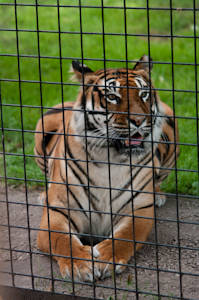
%> input picture matlabcode/images/tigre.jpg, 199 x 300 px
$ octave main_vincy.m   (GNU Octave 9; MATLAB toolbox functions it lacks are replaced by stand-ins)
%> lines starting %> are read from the running program, lines starting %| are printed output that depends on the picture; in (x1, y1, x2, y2) boxes, pixels count from 0 and x2, y2 are one past the last pixel; in counts of white or black regions, pixels touching at a corner belong together; the program's own positions count from 1
### matlabcode/load_image.m
function [img,img_gray] = load_image(image,scale)
%> called with image = 'tigre.jpg', scale = 512
addpath('images')
img_big = imread(image);
%> img_big is the input picture: size 300x199x3 uint8; mean R, G, B 98.2, 102.9, 65.6

img_gray_big = rgb2gray(img_big);
[h,v] = size(img_gray_big);
if h>v
    img_crop = img_big(1:v,:,:);
    img_gray_crop = img_gray_big(1:v,:,:);
else
    img_crop = img_big(:,1:h,:);
    img_gray_crop = img_gray_big(:,1:h,:);
end

img = zeros(scale,scale,3,'uint8');
for i = 1:3
    img(:,:,i)= imresize(img_crop(:,:,i),[scale,scale]);
end
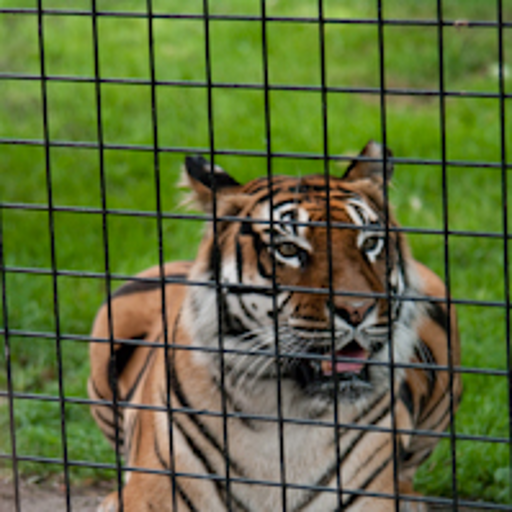
%> img: size 512x512x3 uint8; mean R, G, B 95.1, 109.3, 57.6
img_gray = imresize(img_gray_crop,[scale,scale]);
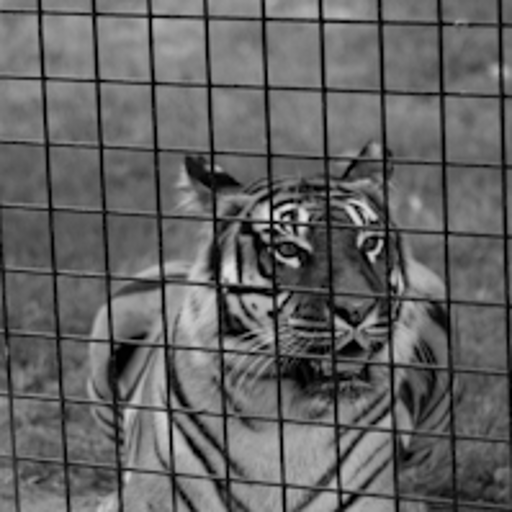
%> img_gray: size 512x512 uint8; min 0, max 229, mean 99.1

### matlabcode/Hough_basic2.m
function [H_rot,Hbin_rot,theta_rot,rho,peaks_rot,offset] = Hough_basic2(img_bin,res)
% Parameters corresponding to the resolution
switch res
    case 128
        Nlines_to_detect = 10;
        threshold_hough = 0.4;
        theta_prec = 0.4;
    case 256
        Nlines_to_detect = 10;
        threshold_hough = 0.4;
        theta_prec = 0.2;
    case 512
        Nlines_to_detect = 40;
        threshold_hough = 0.5;
        theta_prec = 0.1;
    case 1024
        Nlines_to_detect = 80;
        threshold_hough = 0.5;
        theta_prec = 0.05;
    case 2048
        Nlines_to_detect = 160;
        threshold_hough = 0.5;
        theta_prec = 0.025;
end

% Classic Hough Transform
[H, theta, rho] = hough(img_bin,'RhoResolution',1,'Theta',-90:theta_prec:89.5);

peaks = houghpeaks(H, Nlines_to_detect,'Threshold',threshold_hough*max(H(:)));

Hbin = zeros(size(H)); mask = peaks(:,1) + size(H,1)*(peaks(:,2)-1); Hbin(mask) = 255;

% Rotation to get the best window in theta
band = 10;
[~, offset] = window_opt(Hbin, band);

H_rot = circshift(H,[0,offset]);
mid = size(H_rot,1)/2;
for j = 1:offset
    for i = 1:size(H_rot,1)/2
        a = H_rot(i,j);
        H_rot(i,j) = H_rot(2*mid - i,j);
        H_rot(2*mid - i,j) = a;
    end
end

theta_rot = theta - (theta(offset)+90+theta_prec);

peaks_rot = houghpeaks(H_rot, Nlines_to_detect,'Threshold',threshold_hough*max(H(:)));

Hbin_rot = zeros(size(H)); mask = peaks_rot(:,1) + size(H,1)*(peaks_rot(:,2)-1); Hbin_rot(mask) = 255;


% Vizualisation
Hviz = H;
% Hviz = imresize(H,[size(H,2),size(H,2)]);
Hviz = 255*(Hviz - min(min(Hviz))*ones(size(Hviz)))/(max(max(Hviz))-min(min(Hviz)));
figure('name','HoughTransform')
imshow(uint8(Hviz)), hold on;

peaksviz = peaks;
% peaksviz(:,1) = floor(peaks(:,1)*(size(H,2)/size(H,1)));
x = peaksviz(:,2); y = peaksviz(:,1);
plot(x,y,'s','color','red');

Hviz_rot = H_rot;
% Hviz_rot = imresize(H_rot,[size(H_rot,2),size(H_rot,2)]);
Hviz_rot = 255*(Hviz_rot - min(min(Hviz_rot))*ones(size(Hviz_rot)))/(max(max(Hviz_rot))-min(min(Hviz_rot)));
figure('name','Rotated HoughTransform')
imshow(uint8(Hviz_rot)), hold on;

peaksviz_rot = peaks_rot;
% peaksviz_rot(:,1) = floor(peaks_rot(:,1)*(size(H,2)/size(H,1)));
x = peaksviz_rot(:,2); y = peaksviz_rot(:,1);
plot(x,y,'s','color','red');

% [6 lines of commented-out code are left out]

### matlabcode/window_opt.m
function [img_rot, offset] = window_opt(img, band)
%ROTATION_OPT Summary of this function goes here
%   Detailed explanation goes here

energy = 1e10;
offset = 0;
img_rot = img;
p = floor(size(img,2)/(2*band));

for i = 1:ceil(size(img,2)/p)
    img = circshift(img, [0 p]);
    energy_new = norm(img(:,1:p),2) + norm(img(:,end-p:end),2);
    if energy_new < energy
       energy = energy_new;
       offset = p*i;
       img_rot = img;
    end
end
end

### matlabcode/delete_artefacts.m
function peaks_rot_final = delete_artefacts(H_rot,peaks_rot, theta_rot)

% Delete artefact of peaks on -45 and 45
peaks_rot_final = [];
for i = 1:size(peaks_rot,1)
    art45 = (theta_rot(peaks_rot(i,2)) >= 44.9 &&  theta_rot(peaks_rot(i,2)) <= 45.1);
    artm45 = (theta_rot(peaks_rot(i,2)) >= -45.1 &&  theta_rot(peaks_rot(i,2)) <= -44.1);
    art90 = (theta_rot(peaks_rot(i,2)) >= 89.9 &&  theta_rot(peaks_rot(i,2)) <= 90.1);
    artm90 = (theta_rot(peaks_rot(i,2)) >= -90.1 &&  theta_rot(peaks_rot(i,2)) <= -89.9);
    art135 = (theta_rot(peaks_rot(i,2)) >= 134.9 &&  theta_rot(peaks_rot(i,2)) <= 135.1);
    artm135 = (theta_rot(peaks_rot(i,2)) >= -135.1 &&  theta_rot(peaks_rot(i,2)) <= -134.9);
    if ~(art45 || art90 || art135 || artm45 || artm90 || artm135)
        peaks_rot_final = [peaks_rot_final;peaks_rot(i,:)];
    end
end


% Vizualization

% Hviz_rot = imresize(H_rot,[size(H_rot,2),size(H_rot,2)]);
Hviz_rot = H_rot;
Hviz_rot = 255*(Hviz_rot - min(min(Hviz_rot))*ones(size(Hviz_rot)))/(max(max(Hviz_rot))-min(min(Hviz_rot)));
figure('name','Rotated HoughTransform')
imshow(uint8(Hviz_rot)), hold on;

peaksviz_rot = peaks_rot_final;
% peaksviz_rot(:,1) = floor(peaks_rot(:,1)*(size(H,2)/size(H,1)));
x = peaksviz_rot(:,2); y = peaksviz_rot(:,1);
plot(x,y,'s','color','red');

### matlabcode/disp_lines_in_Hough.m
function HPviz= disp_lines_in_Hough(H_rot,peaks_rot,Hbin_rot)
% Parameters to detect peaks
Nlines = 2;
threshold = 0.2;

% Rescale Hough Transform
Hbin_rot_viz = imresize(Hbin_rot,[size(Hbin_rot,2),size(Hbin_rot,2)]);
% figure('name','Hough Transform rescaled'); imshow(Hbin_rot_viz)

% Hough Transform of Hough Transform
[HP,thetaP,rhoP] = hough(Hbin_rot_viz,'RhoResolution',1,'Theta',-90:0.5:89.5);
HPviz = imresize(HP,[size(HP,2),size(HP,2)]); HPviz = 255*(HPviz - min(min(HPviz))*ones(size(HPviz)))/(max(max(HPviz))-min(min(HPviz)));
figure('name','HoughTransform of HoughTransform'); imshow(uint8(HPviz)), hold on

% Detect Peaks
peaksP  = houghpeaks(HP, Nlines,'Threshold',threshold*max(HP(:)));
peaksPviz = peaksP; peaksPviz(:,1) = floor(peaksP(:,1)*(size(HP,2)/size(HP,1)));
x = peaksPviz(:,2); y = peaksPviz(:,1);
plot(x,y,'s','color','white');

% Display lines in Hough Transform
lines = houghlines(Hbin_rot_viz, thetaP, rhoP, peaksP,'FillGap',1000);
H_rot_viz = uint8(imresize(H_rot,[size(H_rot,2),size(H_rot,2)]));

figure('name','Lines in Hough')
imshow(H_rot_viz), hold on;

peaksviz = peaks_rot;
peaksviz(:,1) = floor(peaks_rot(:,1)*(size(H_rot,2)/size(H_rot,1)));
x = peaksviz(:,2); y = peaksviz(:,1);
plot(x,y,'s','color','red'), hold on;

for k = 1:length(lines)
   xy = [lines(k).point1; lines(k).point2];
   plot(xy(:,1),xy(:,2),'LineWidth',4,'Color','green');

   % Plot beginnings and ends of lines
   plot(xy(1,1),xy(1,2),'x','LineWidth',2,'Color','yellow');
   plot(xy(2,1),xy(2,2),'x','LineWidth',2,'Color','red');
end

### matlabcode/Hough_lines2_slidwind.m
function [peaks_grid,linesH] = Hough_lines2_slidwind(H_rot,peaks_rot,theta_rot,res)
% Parameters
band = 30;
dep = min(theta_rot)+ band/2;

i = 1;
while dep +90 <= max(theta_rot)
    paquet1 = peaks_rot((theta_rot(peaks_rot(:,2)) >= dep - band/2) & (theta_rot(peaks_rot(:,2)) <= dep + band/2),:);
    [score1,peaks_in_line1{i},w1{i},b1{i}] = ransac_maison(paquet1,res);
%     score1_bis = size(paquet1,1);

    paquet2 = peaks_rot((theta_rot(peaks_rot(:,2)) >= dep + 90 - band/2) & (theta_rot(peaks_rot(:,2)) <= dep + 90 + band/2 ), :);
    [score2,peaks_in_line2{i},w2{i},b2{i}] = ransac_maison(paquet2,res);
%     score2_bis = size(paquet2,1);
%     dep
%     [score1_bis,score2_bis;score1,score2]
    if abs([1 0]*w1{i}) <= sqrt(2)/2 || abs([1 0]*w2{i}) <= sqrt(2)/2
        score(i) = 0;
    else
        score(i) = score1 + score2;
    end
    %     score(i) = score1 + score2;

    dep = dep + band/32; i = i+1;
end
% score
[~,index] = max(score);
peaks_grid{1} = peaks_in_line1{index}; peaks_grid{2} = peaks_in_line2{index};
linesH(1).w = w1{index}; linesH(2).w = w2{index};
linesH(1).b = b1{index}; linesH(2).b = b2{index};

% Vizualization
Hviz_rot = H_rot;
% Hviz_rot = imresize(H_rot,[size(H_rot,2),size(H_rot,2)]);
Hviz_rot = 255*(Hviz_rot - min(min(Hviz_rot))*ones(size(Hviz_rot)))/(max(max(Hviz_rot))-min(min(Hviz_rot)));
figure('name', 'Lines in Hough Transform');
imshow(uint8(Hviz_rot)), hold on;

peaksviz_rot = peaks_rot;
% peaksviz_rot(:,1) = floor(peaks_rot(:,1)*(size(H,2)/size(H,1)));
x = peaksviz_rot(:,2); y = peaksviz_rot(:,1);
plot(x,y,'s','color','red'), hold on;

for i = 1:2
    x = peaks_grid{i}(:,2); y = peaks_grid{i}(:,1);
    plot(x,y,'s','color','blue'), hold on;

end

[x,y] = meshgrid(1:size(Hviz_rot,2),1:size(Hviz_rot,1));
for i = 1:2
    f = linesH(i).w(1)*x + linesH(i).w(2)*y - linesH(i).b;
    contour(x,y,f,[0 0],'g'),hold on;
end
figure

### matlabcode/ransac_maison.m
function [score_final,peaks_in_line,w,b] = ransac_maison(peaks,res)
% Parameters
N = size(peaks,1);
K = max(floor(N/3),2); % take at least 2 points among 3 to build a line
Niter = 10; % Number of iterations to find a good model
switch res
    case 128
        d = 5;
    case 256
        d = 10;
    case 512
        d = 20;
    case 1024
        d = 40;
    case 2048
        d = 80;
end

if  N <=2
    score_final = N;
    peaks_in_line = peaks;
    if N == 2
        peaks = circshift(peaks,[0,1]);    % Reparemetrization of the peaks as points [x,y] in the Hough transform
        w = peaks(2,:) - peaks(1,:);
        a = w(1); w(1) = -w(2); w(2) = a; w = w'; w = w/norm(w);
        b = peaks(1,:)*w;
    else
        w = [1;0]; b = 0;
    end
else
    % Reparemetrization of the peaks as points [x,y] in the Hough transform
    peaks = circshift(peaks,[0,1]);

    score = zeros(Niter,1);
    w = zeros(2,Niter); b = zeros(Niter,1);
    for k = 1:Niter
        X = peaks(randperm(N,K),:);
        w(:,k) = (X'*X)\X'*ones(K,1);
        b(k) = 1/norm(w(:,k)); w(:,k) = w(:,k)/norm(w(:,k));

        inliers{k} = [];
        for i = 1:size(peaks,1)
            if abs(peaks(i,:)*w(:,k)-b(k)) <= d
                inliers{k} = [inliers{k};peaks(i,:)];
            end
        end

        if ~isempty(inliers{k})

            w(:,k) = (inliers{k}'*inliers{k})\inliers{k}'*ones(size(inliers{k},1),1);
            b(k) = 1/norm(w(:,k)); w(:,k) = w(:,k)/norm(w(:,k));

            inliers{k} = [];
            for i = 1:size(peaks,1)
                if abs(peaks(i,:)*w(:,k)-b(k)) <= d
                    inliers{k} = [inliers{k};peaks(i,:)];
                end
            end
        end

        score(k) = size(inliers{k},1);
    end

    [score_final,index] = max(score);
    peaks_in_line = inliers{index}; peaks_in_line = circshift(peaks_in_line,[0,1]);
    w = w(:,index); b = b(index);

end
end

### matlabcode/Hough_refined_with_periodicity2.m
function peaks_refined = Hough_refined_with_periodicity2(H_rot,linesH,peaks_grid)
% Parameters
threshold_Hough_zoom = 0.5;
width_zoom = 0.45; % length of square zoom is width_zoom*per_finale

peaks_refined = [];
for k =1:2
    peaks_grid{k} = circshift(peaks_grid{k},[0,1]);
    [~,I] = sort(peaks_grid{k}(:,2));
    peaks_grid{k} = peaks_grid{k}(I,:);

    line_dir = zeros(1,2);
    line_dir(1) = linesH(k).w(2); line_dir(2) = -linesH(k).w(1); line_dir = line_dir/norm(line_dir);
    if line_dir(2)<0
        line_dir = -line_dir;
    end

    per = [];
    for i = 1:size(peaks_grid{k},1)-1
        vec_peaks = peaks_grid{k}(i,:) - peaks_grid{k}(i+1,:);
        ecart = abs(vec_peaks * line_dir');
        per = [per,ecart];
    end
    per_final = ransac_per(per);

    peaks_seed = peaks_grid{k}(1,:);
    not_seed = 1;
    while not_seed
        peaks_try = max(round(peaks_seed - per_final*line_dir),1);
        if H_rot(peaks_try(2),peaks_try(1))  == 0
            not_seed = 0;
        else
            peaks_seed = peaks_try;
        end
    end

    figure
    not_end = 1;
    while not_end
        H_zoom = H_rot(round(peaks_seed(2)-per_final*width_zoom) : round(peaks_seed(2)+per_final*width_zoom),...
            round(peaks_seed(1)-per_final*width_zoom) : round(peaks_seed(1)+per_final*width_zoom));

        peaks = houghpeaks(H_zoom, 1,'Threshold',threshold_Hough_zoom*max(H_zoom(:)));
        if size(peaks,1) == 2
            peaks = peaks + repmat([round(peaks_seed(2)-per_final*width_zoom),round(peaks_seed(1)-per_final*width_zoom)],2,1);
        elseif size(peaks,1) == 1
            peaks = peaks + [round(peaks_seed(2)-per_final*width_zoom),round(peaks_seed(1)-per_final*width_zoom)];
        end
        peaks_refined = [peaks_refined; peaks];


        % Vizualizations
        Hviz_rot = zeros(size(H_rot));
        Hviz_rot(round(peaks_seed(2)-per_final*width_zoom) : round(peaks_seed(2)+per_final*width_zoom),...
            round(peaks_seed(1)-per_final*width_zoom) : round(peaks_seed(1)+per_final*width_zoom)) =...
            H_rot(round(peaks_seed(2)-per_final*width_zoom) : round(peaks_seed(2)+per_final*width_zoom),...
            round(peaks_seed(1)-per_final*width_zoom) : round(peaks_seed(1)+per_final*width_zoom));
        imshow(uint8(Hviz_rot)), hold on;

        peaksviz_rot = peaks;
        % peaksviz_rot(:,1) = floor(peaks_rot(:,1)*(size(H,2)/size(H,1)));
        x = peaksviz_rot(:,2); y = peaksviz_rot(:,1);
        plot(x,y,'s','color','red');
        pause(1)
        clf


        peaks_try = round(peaks_seed + per_final*line_dir);
        if H_rot(peaks_try(2),peaks_try(1))  == 0
            not_end = 0;
        else
            peaks_seed = peaks_try;
        end
    end
end


% Visualizations
Hviz_rot = H_rot;
% Hviz_rot = imresize(H_rot,[size(H_rot,2),size(H_rot,2)]);
Hviz_rot = 255*(Hviz_rot - min(min(Hviz_rot))*ones(size(Hviz_rot)))/(max(max(Hviz_rot))-min(min(Hviz_rot)));
figure('name','Rotated HoughTransform')
imshow(uint8(Hviz_rot)), hold on;

peaksviz_rot = peaks_refined;
% peaksviz_rot(:,1) = floor(peaks_rot(:,1)*(size(H,2)/size(H,1)));
x = peaksviz_rot(:,2); y = peaksviz_rot(:,1);
plot(x,y,'s','color','red');

end

### matlabcode/ransac_per.m
function per_final = ransac_per(per)
% Parameters
N = length(per);
K = max(floor(N/4),1); % take at least 1 per
Niter = 50; % Number of iterations to find a good model
for i = 1:length(per)-1
    ecart(i) = abs(per(i)-per(i+1));
end
if length(per) == 1;
    d = 5;  % maximal distance to detect periode
else
    d = 2*min(ecart(i)); % maximal distance to detect periode
end

score = zeros(Niter,1);
per_mean = zeros(Niter,1);
for k = 1:Niter
    per_group = per(randperm(N,K));
    per_mean(k) = mean(per_group);

    inliers{k} = [];
    for i = 1:length(per)
        if abs(per_mean(k)-per(i)) < d
            inliers{k} = [inliers{k};per(i)];
        end
    end

    per_mean(k) = mean(inliers{k});
    inliers{k} = [];
    for i = 1:length(per)
        if abs(per_mean(k)-per(i)) < d
            inliers{k} = [inliers{k};per(i)];
        end
    end

    score(k) = length(inliers{k});

end

[~,index] = max(score);
per_final = per_mean(index);

end

### matlabcode/main_vincy.m
clear all
close all
% Parameters


% Load images
res = 512; % R閟olution de l'image
[img,img_gray] = load_image('tigre.jpg',res)  ;

% Detect edges
edges = edge(img_gray,'canny');
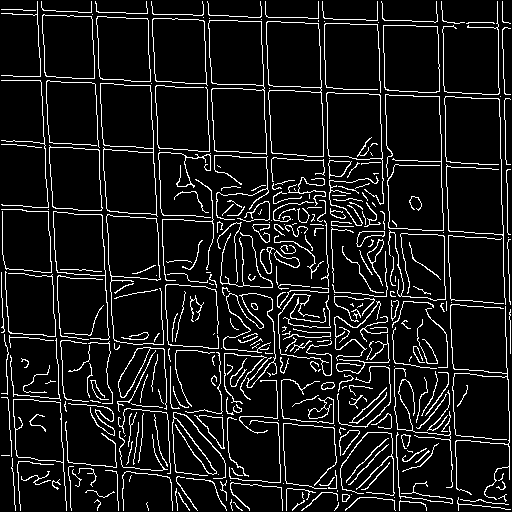
%> edges: size 512x512 logical; 9.6% white in thin lines or dots
figure('name','contours')
imshow(edges)


% Hough Transform with only maxima (binary image) with optimal window in theta
[H_rot,Hbin_rot,theta_rot,rho,peaks_rot,offset] = Hough_basic2(edges,res);
%> in Hough_basic2, `[H, theta, rho] = hough(img_bin,'RhoResolution',1,'Theta',-90:theta_pr..`: theta = 1796 values from -90 to 89.5; rho = 1447 values from -723 to 723
%> in Hough_basic2, `peaks = houghpeaks(H, Nlines_to_detect,'Threshold',threshold_hough*max..`: peaks = 18 rows, first 12: [715 17; 760 868; 869 871; 1220 885; 649 23; 584 29; 814 870; 1100 881; 926 874; 988 876; 1160 883; 1041 879]
%> in Hough_basic2, `mask = peaks(:,1) + size(H,1)*(peaks(:,2)-1)`: mask = 18 values, max 1280368 at index 4, min 23867 at index 1, mean 727224.6
%> in Hough_basic2, `Hbin(mask) = 255`:
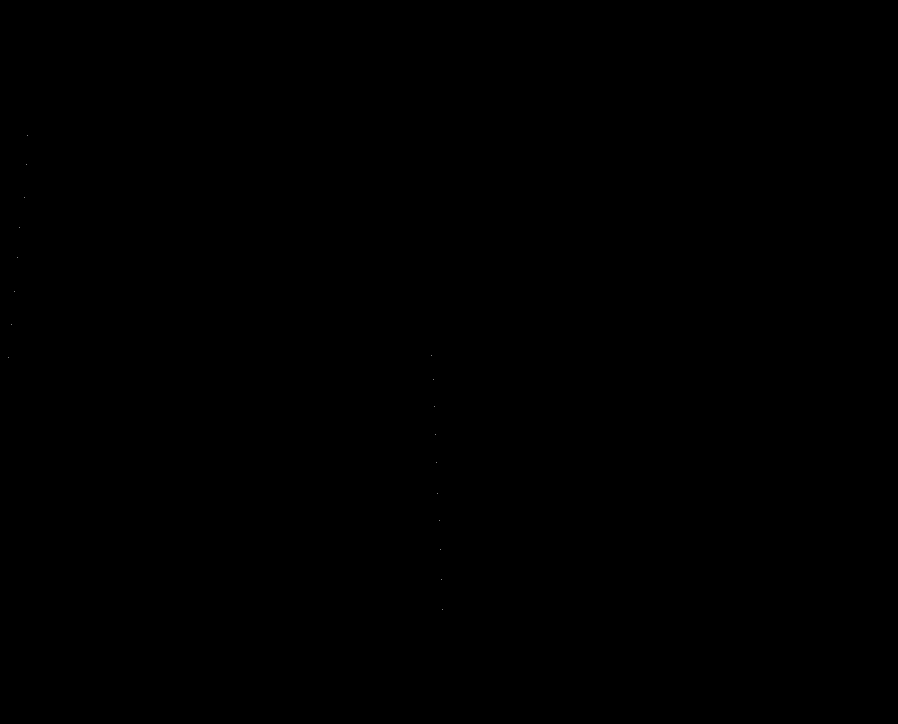
%> Hbin: size 1447x1796 double (shown at 1/2 size); 0% white in thin lines or dots, all inside (x1, y1, x2, y2) = (16, 270, 885, 1220)
%> the loop in window_opt, `for i = 1:ceil(size(img,2)/p)` made 21 passes
%> (energy_new, energy) on pass 1: (0, 0)
%> in Hough_basic2, `[~, offset] = window_opt(Hbin, band);`: offset = 89
%> the loop in Hough_basic2, `for j = 1:offset` made 89 passes
%> in Hough_basic2, `theta_rot = theta - (theta(offset)+90+theta_prec);`: theta_rot = 1796 values from -98.9 to 80.6
%> in Hough_basic2, `peaks_rot = houghpeaks(H_rot, Nlines_to_detect,'Threshold',threshold_h..`: peaks_rot = 18 rows, first 12: [715 106; 760 957; 869 960; 1220 974; 649 112; 584 118; 814 959; 1100 970; 926 963; 988 965; 1160 972; 1041 968]
%> in Hough_basic2, `mask = peaks_rot(:,1) + size(H,1)*(peaks_rot(:,2)-1)`: mask = 18 values, max 1409151 at index 4, min 152650 at index 1, mean 856007.6
%> in Hough_basic2, `peaksviz = peaks;`: peaksviz has the same summary as peaks
%> in Hough_basic2, `x = peaksviz(:,2)`: x = 18 values, max 885 at index 4, min 17 at index 1, mean 503.1
%> in Hough_basic2, `y = peaksviz(:,1)`: y = 18 values, max 1220 at index 4, min 271 at index 17, mean 750.2
%> in Hough_basic2, `peaksviz_rot = peaks_rot;`: peaksviz_rot has the same summary as peaks_rot
%> in Hough_basic2, `x = peaksviz_rot(:,2)`: x = 18 values, max 974 at index 4, min 106 at index 1, mean 592.1
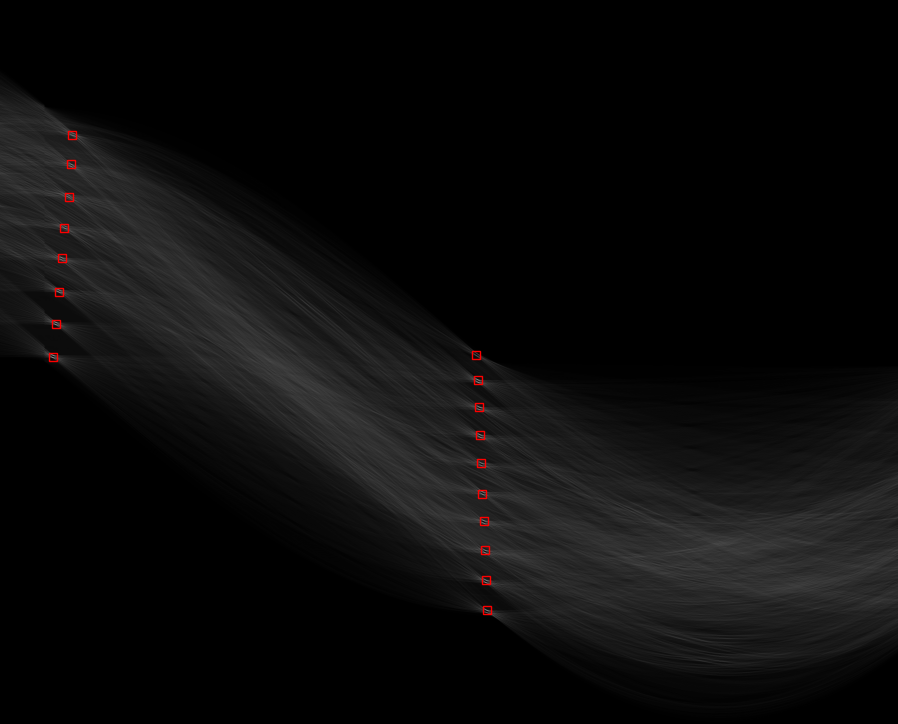
%> figure redrawn from the program's plot data; shown at 1/2 size
%> theta_rot = 1796 values from -98.9 to 80.6; rho = 1447 values from -723 to 723; offset = 89

peaks_rot = delete_artefacts(H_rot, peaks_rot, theta_rot);
%> the loop in delete_artefacts, `for i = 1:size(peaks_rot,1)` made 18 passes
%> peaks_rot_final on passes 1 to 6: [715 106], [715 106; 760 957], [715 106; 760 957; 869 960], [715 106; 760 957; 869 960; 1220 974], [715 106; 760 957; 869 960; 1220 974; 649 112], [715 106; 760 957; 869 960; 1220 974; 649 112; 584 118]
%> after the loop in delete_artefacts, `for i = 1:size(peaks_rot,1)`: peaks_rot_final has the same summary as peaks_rot in Hough_basic2
Hbin_rot = zeros(size(H_rot)); mask = peaks_rot(:,1) + size(H_rot,1)*(peaks_rot(:,2)-1); Hbin_rot(mask) = 255;

disp_lines_in_Hough(H_rot,peaks_rot,Hbin_rot);
%> in disp_lines_in_Hough, `[HP,thetaP,rhoP] = hough(Hbin_rot_viz,'RhoResolution',1,'Theta',-90:0...`: thetaP = 360 values from -90 to 89.5; rhoP = 5079 values from -2539 to 2539
%> in disp_lines_in_Hough, `peaksP  = houghpeaks(HP, Nlines,'Threshold',threshold*max(HP(:)));`: peaksP = [3461 177; 2707 189]
%> in disp_lines_in_Hough, `x = peaksPviz(:,2)`: x = [177; 189]
%> in disp_lines_in_Hough, `y = peaksPviz(:,1)`: y = [245; 191]
%> in disp_lines_in_Hough, `plot(x,y,'s','color','white');`:
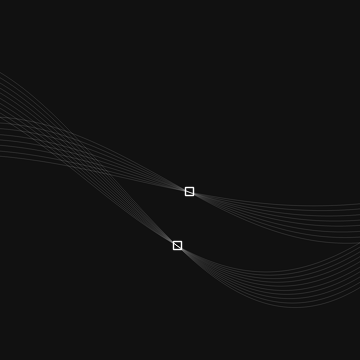
%> figure redrawn from the program's plot data
%> in disp_lines_in_Hough, `lines = houghlines(Hbin_rot_viz, thetaP, rhoP, peaksP,'FillGap',1000);`: lines = 2 lines; point1 to point2 (x, y): (106, 887) to (145, 338), (953, 880) to (970, 1367)
%> in disp_lines_in_Hough, `H_rot_viz = uint8(imresize(H_rot,[size(H_rot,2),size(H_rot,2)]));`:
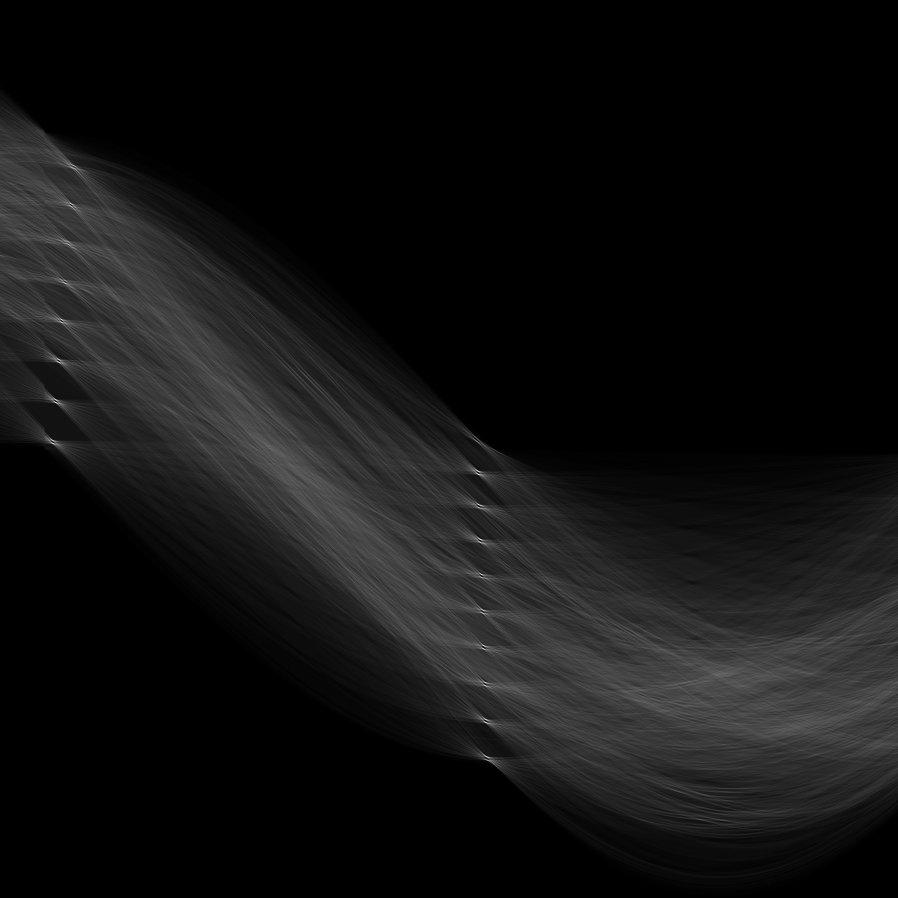
%> H_rot_viz: size 1796x1796 uint8 (shown at 1/2 size); min 0, max 255, mean 17.4
%> in disp_lines_in_Hough, `peaksviz = peaks_rot;`: peaksviz has the same summary as peaks_rot in Hough_basic2
%> in disp_lines_in_Hough, `x = peaksviz(:,2)`: x = 18 values, max 974 at index 4, min 106 at index 1, mean 592.1
%> (the rest of the program and of its run is left out)
